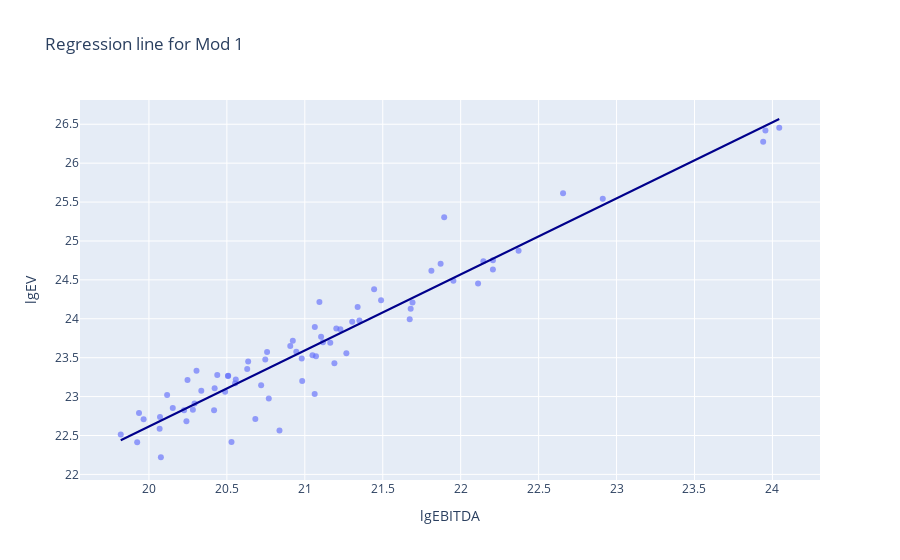

Notebook code cell kept with this figure:
### Markdown cell above
[Code section 32]

### Code cell
# PLOTTING THE REGRESSION LINE FOR MPD 1

fig = px.scatter(
    dat_s1s2, x='lgEBITDA', y='lgEV', opacity=0.65,
    trendline='ols', trendline_color_override='darkblue',
    title="Regression line for Mod 1"
)
fig
